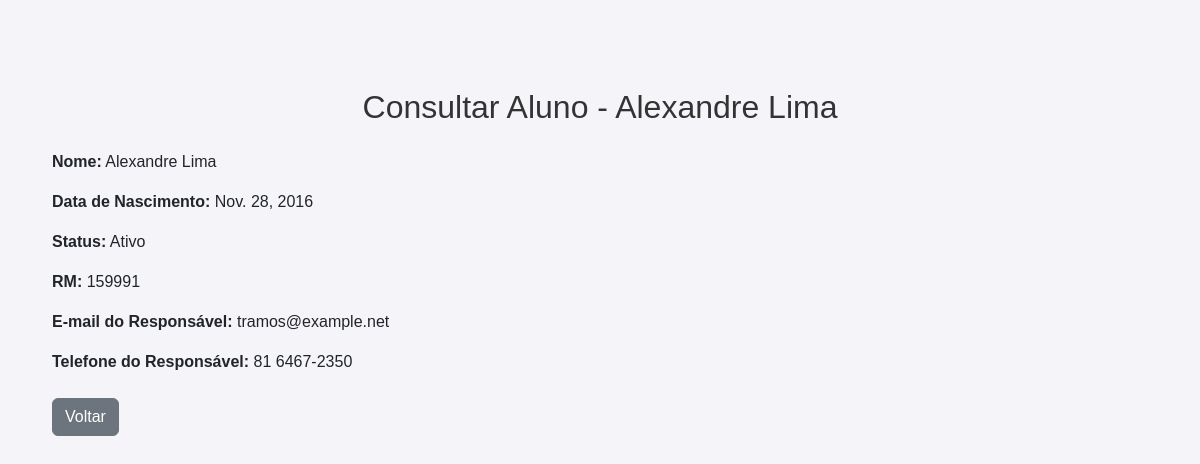
The app's page /secretaria/consultar_aluno/54/ with its own data.
### core/models.py (models this page shows, shortened)
class Aluno(models.Model):
    user = models.OneToOneField(User, on_delete=models.CASCADE, related_name='aluno_profile')
    nome = models.CharField(max_length=100)
    rm = models.CharField(max_length=20, unique=True)  # Registro de matrícula único
    ra_rg = models.CharField(max_length=20, blank=True, null=True)  # RA ou RG (opcional)
    data_nascimento = models.DateField()  # Data de nascimento do aluno
    status = models.CharField(
        max_length=11,
        choices=[('ativo', 'Ativo'), ('transferido', 'Transferido'), ('suplente', 'Suplente')],
        default='ativo'
    )
    email_responsavel = models.EmailField(max_length=100, blank=True, null=True)
    telefone_responsavel = models.CharField(max_length=15, blank=True, null=True)

### core/views.py (the view)
# urls.py: path('secretaria/consultar_aluno/<int:aluno_id>/', views.consultar_aluno, name='consultar_aluno'),
def consultar_aluno(request, aluno_id):
    aluno = Aluno.objects.get(id=aluno_id)
    return render(request, 'core/consultar_aluno.html', {'aluno': aluno})

### core/templates/core/consultar_aluno.html (shortened to what this page needs)
{% load static %}
<!DOCTYPE html>
<html lang="pt-BR">
<head>
    <link href="https://cdn.jsdelivr.net/npm/bootstrap@5.3.0/dist/css/bootstrap.min.css" rel="stylesheet">
    <link rel="stylesheet" href="{% static 'css/estilos.css' %}">
</head>
<body>
    <div class="container mt-5">
        <h1 class="text-center mb-4">Consultar Aluno - {{ aluno.nome }}</h1>
        <div class="mb-3">
            <p><strong>Nome:</strong> {{ aluno.nome }}</p>
        </div>
        <div class="mb-3">
            <p><strong>Data de Nascimento:</strong> {{ aluno.data_nascimento }}</p>
        </div>
        <div class="mb-3">
            <p><strong>Status:</strong> {{ aluno.get_status_display }}</p>
        </div>
        <div class="mb-3">
            <p><strong>RM:</strong> {{ aluno.rm }}</p>
        </div>
        <div class="mb-3">
            <p><strong>E-mail do Responsável:</strong> {{ aluno.email_responsavel }}</p>
        </div>
        <div class="mb-3">
            <p><strong>Telefone do Responsável:</strong> {{ aluno.telefone_responsavel }}</p>
        </div>
        <div class="d-flex justify-content-start mt-4">
            <a href="{% url 'gerenciar_alunos' %}" class="btn btn-secondary">Voltar</a>
        </div>
    </div>
</body>
</html>

### static/css/estilos.css (style rules this page uses)
body { font-family: 'Arial', sans-serif; background-color: #f4f4f9; margin: 20px; padding: 20px; }
h1 { color: #333; text-align: center; margin-top: 20px; font-size: 2em; }

### records on screen
Aluno: nome "Alexandre Lima", data_nascimento "Nov. 28, 2016", status "Ativo", rm "159991", email_responsavel "tramos@example.net", telefone_responsavel "81 6467-2350"
